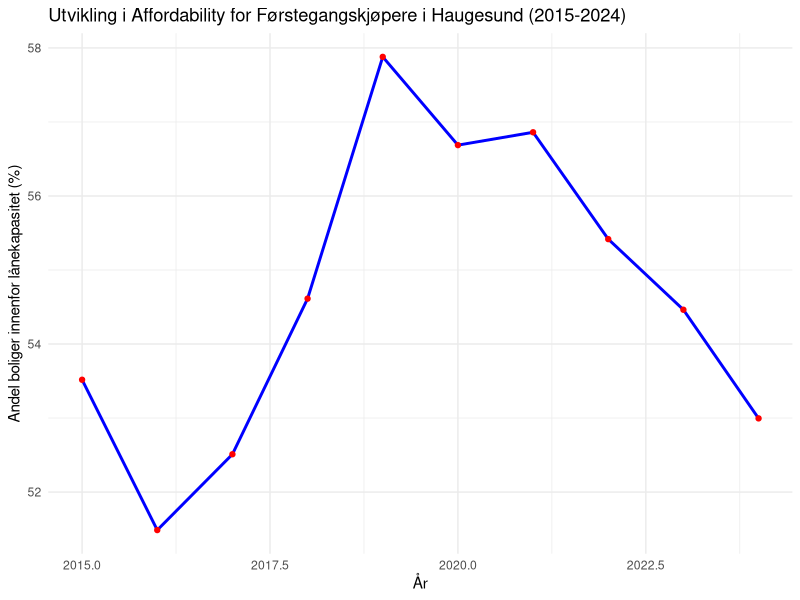
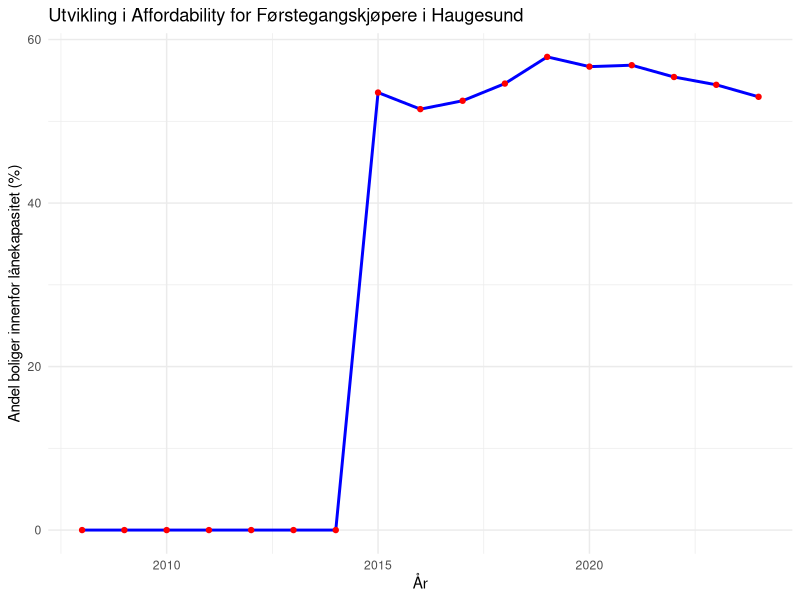
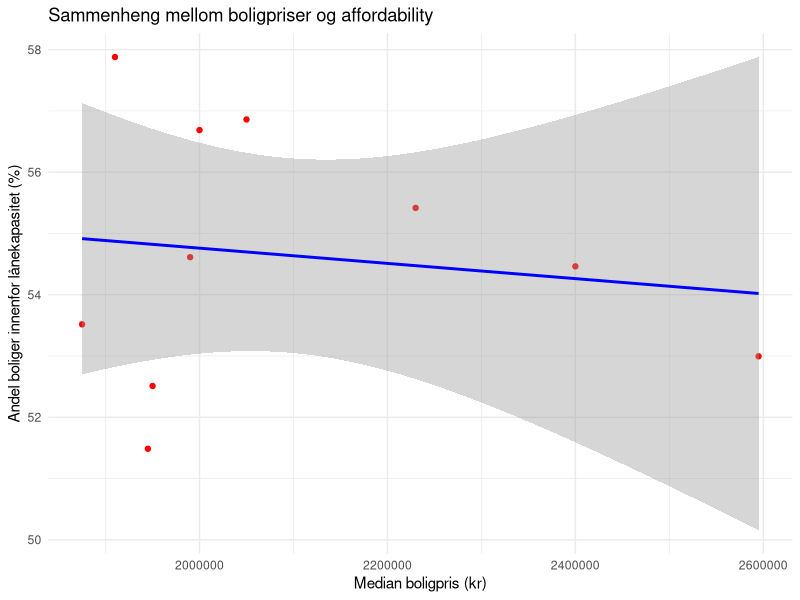
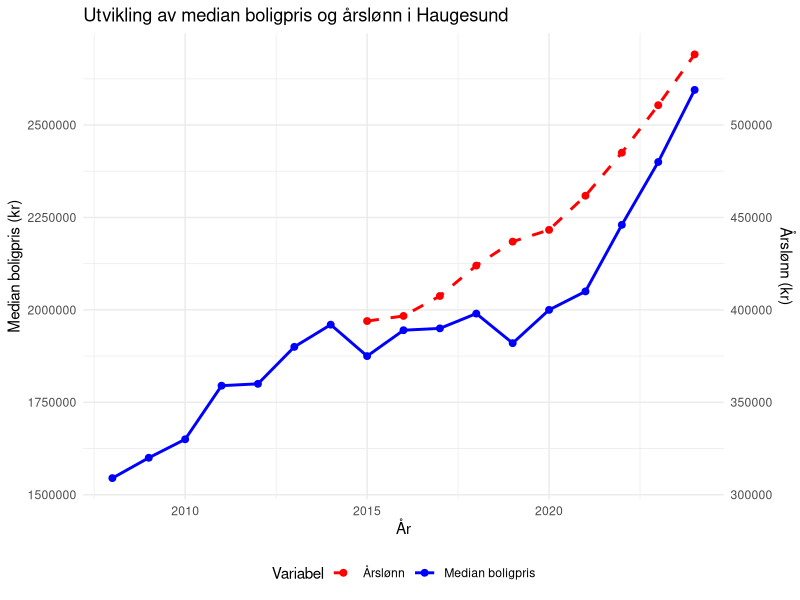
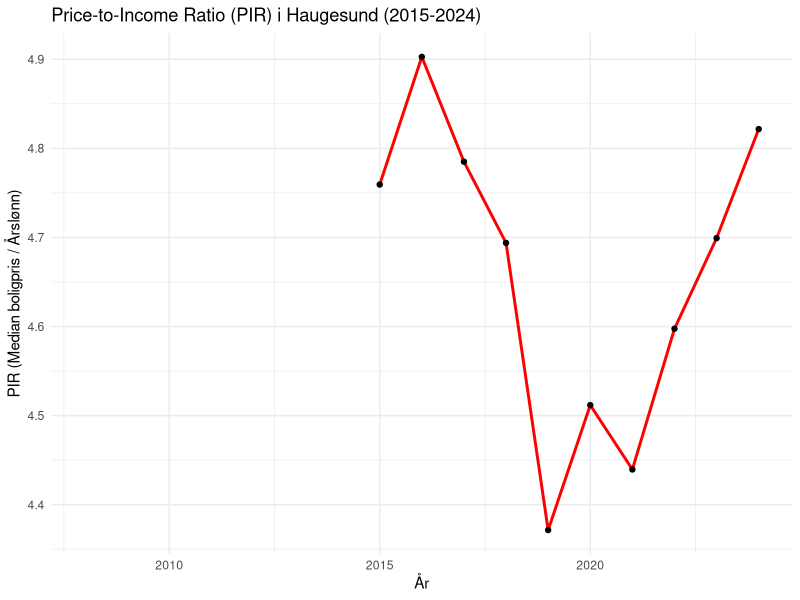
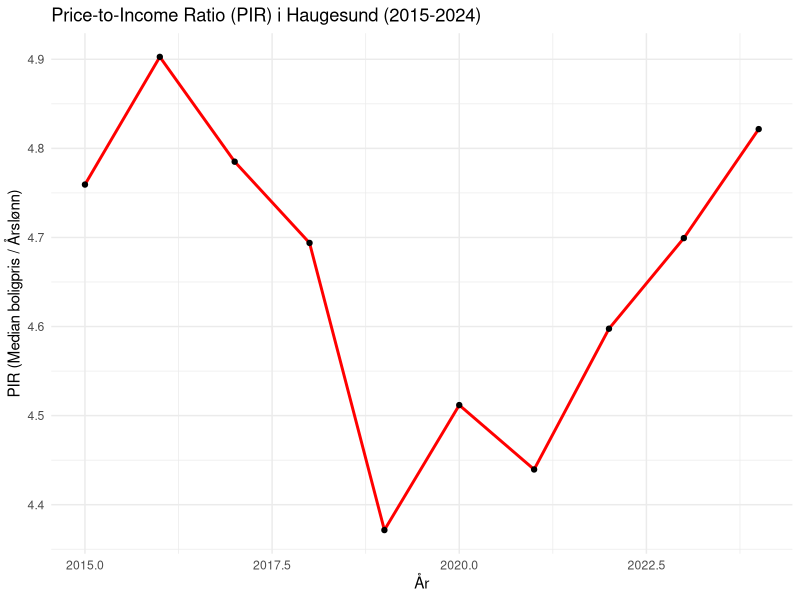
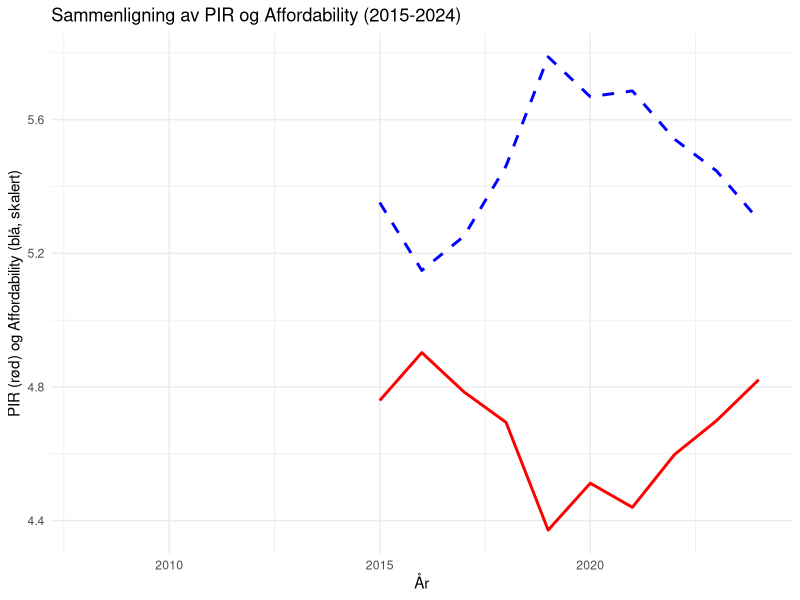
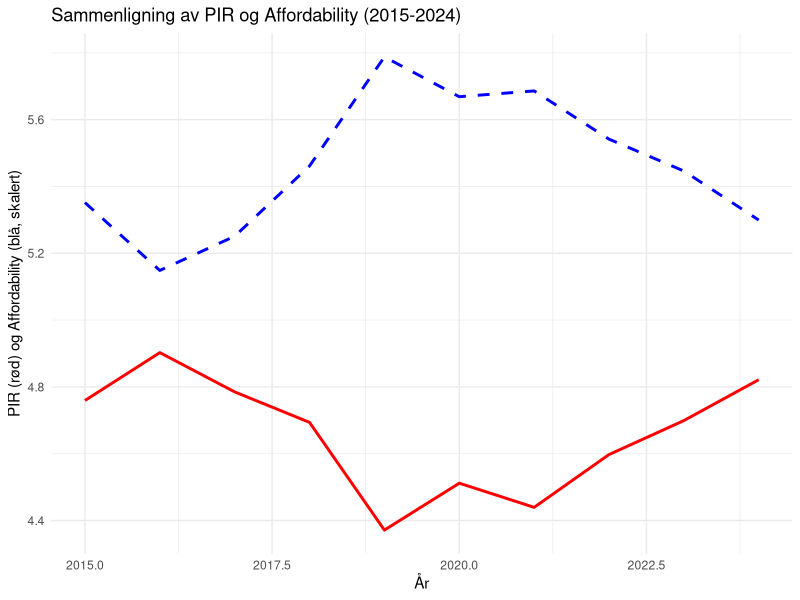

The R script that drew these images, in order: (Note: this script raises an error after producing the figures.)
## ---- chunk 1
library(readxl)
data <- read_excel("2025_HVL_Stromme_Data.xlsx")
## ---- chunk 2
# Filtrer datasettet for Haugesund og tidsperioden 2008-2024
library(dplyr)

# Fjern rader der Pris er NA
haugesund_data <- data %>%
  filter(!is.na(Pris))

## ---- chunk 3
# Beregn gjennomsnittlig og median boligpris
statistikk <- data %>%
  summarise(
    Gjennomsnitt_Pris = mean(Pris, na.rm = TRUE),
    Median_Pris = median(Pris, na.rm = TRUE)
  )

# Se resultatet
print(statistikk)
## ---- chunk 4
# Konverter "salgsdato" til Date-format og trekk ut året
data$År <- as.numeric(format(as.Date(data$Salgsdato), "%Y"))

## ---- chunk 5
library(dplyr)

data_kvantiler <- data %>%
  group_by(År) %>%
  summarise(
    median_pris = median(Pris, na.rm = TRUE),
    q25_pris = quantile(Pris, 0.25, na.rm = TRUE),
    q75_pris = quantile(Pris, 0.75, na.rm = TRUE),
    total_boliger = n()
  )

# Se de første radene
head(data_kvantiler)

## ---- chunk 6
unique(data$År)
## ---- chunk 7
data %>%
  group_by(År) %>%
  summarise(antall_boliger = sum(!is.na(Pris))) 
## ---- chunk 8
data <- data %>% filter(!is.na(Pris))
## ---- chunk 9
library(dplyr)

data_kvantiler <- data %>%
  group_by(År) %>%
  summarise(
    median_pris = median(Pris, na.rm = TRUE),
    q25_pris = quantile(Pris, 0.25, na.rm = TRUE),
    q75_pris = quantile(Pris, 0.75, na.rm = TRUE),
    total_boliger = n()
  ) %>%
  arrange(År) # Sørger for at år er i riktig rekkefølge

# Sjekk om alle år er med
unique(data_kvantiler$År)

## ---- chunk 10
data <- data %>% filter(!is.na(Pris))

## ---- chunk 11
# Lage dataframe med månedslønn per år (hentet fra SSB-dataene dine)
maanedsloenn <- data.frame(
  År = 2015:2024,  # Juster til å matche de årene du har lønnsdata for
  Månedslønn = c(32830, 33060, 33960, 35330, 36410, 36940, 38480, 40420, 42560, 44850)
)

# Beregn årslønn og maks lånekapasitet
maanedsloenn <- maanedsloenn %>%
  mutate(
    Årslønn = Månedslønn * 12,
    Maks_Laan = Årslønn * 5
  )

# Sjekk resultatet
print(maanedsloenn)
## ---- chunk 12
# Slå sammen maks lånekapasitet med boligdataene basert på år
data_affordability <- data %>%
  left_join(maanedsloenn, by = "År") %>%
  group_by(År) %>%
  summarise(
    total_boliger = n(),
    boliger_innenfor_laan = sum(Pris <= Maks_Laan, na.rm = TRUE),
    affordability = (boliger_innenfor_laan / total_boliger) * 100
  )

# Sjekk resultatene
head(data_affordability)

## ---- chunk 13
library(ggplot2)

# Filtrer data til kun 2015-2024
data_affordability_filtered <- data_affordability %>%
  filter(År >= 2015)

# Plot med kun 2015-2024
ggplot(data_affordability_filtered, aes(x = År, y = affordability)) +
  geom_line(color = "blue", size = 1) +
  geom_point(color = "red") +
  labs(title = "Utvikling i Affordability for Førstegangskjøpere i Haugesund (2015-2024)",
       x = "År",
       y = "Andel boliger innenfor lånekapasitet (%)") +
  theme_minimal()

## ---- chunk 14
library(ggplot2)

ggplot(data_affordability, aes(x = År, y = affordability)) +
  geom_line(color = "blue", size = 1) +
  geom_point(color = "red") +
  labs(title = "Utvikling i Affordability for Førstegangskjøpere i Haugesund",
       x = "År",
       y = "Andel boliger innenfor lånekapasitet (%)") +
  theme_minimal()

## ---- chunk 15
# Filtrer datasettet til kun 2015-2024 (siden vi kun har affordability for disse årene)
data_korrelasjon <- data_affordability_filtered %>%
  left_join(data_kvantiler, by = "År") %>%
  select(År, affordability, median_pris)

# Beregne Pearsons korrelasjonskoeffisient
cor_test_result <- cor.test(data_korrelasjon$affordability, data_korrelasjon$median_pris)

# Skriv ut resultatene
print(cor_test_result)

## ---- chunk 16
ggplot(data_korrelasjon, aes(x = median_pris, y = affordability)) +
  geom_point(color = "red") +
  geom_smooth(method = "lm", color = "blue", se = TRUE) + 
  labs(title = "Sammenheng mellom boligpriser og affordability",
       x = "Median boligpris (kr)",
       y = "Andel boliger innenfor lånekapasitet (%)") +
  theme_minimal()

## ---- chunk 17
library(dplyr)

# Beregn årslønn fra månedslønn
maanedsloenn <- maanedsloenn %>%
  mutate(Årslønn = Månedslønn * 12)

# Slå sammen median boligpris og årslønn
data_pir <- data_kvantiler %>%
  left_join(maanedsloenn, by = "År") %>%
  mutate(PIR = median_pris / Årslønn)

# Sjekk resultatet
print(data_pir)

## ---- chunk 18
# Last inn ggplot2
library(ggplot2)
library(dplyr)

# Anta at data_pir allerede er lastet inn
# Sjekk først at variabelnavnene stemmer:
colnames(data_pir)

# Lag plottet
ggplot(data_pir, aes(x = År)) + 
  # Linje for median boligpris
  geom_line(aes(y = median_pris, color = "Median boligpris"), size = 1) +
  geom_point(aes(y = median_pris, color = "Median boligpris"), size = 2) +
  
  # Linje for årslønn (starter fra 2015)
  geom_line(aes(y = Årslønn * 5, color = "Årslønn"), size = 1, linetype = "dashed") +  
  geom_point(aes(y = Årslønn * 5, color = "Årslønn"), size = 2) +  

  # Definer y-aksene
  scale_y_continuous(
    name = "Median boligpris (kr)", 
    sec.axis = sec_axis(~ . / 5, name = "Årslønn (kr)")
  ) +

  # Definer farger på linjene
  scale_color_manual(values = c("Median boligpris" = "blue", "Årslønn" = "red")) +
  
  # Tittel og etiketter
  labs(
    title = "Utvikling av median boligpris og årslønn i Haugesund",
    x = "År",
    color = "Variabel"
  ) +

  # Design
  theme_minimal() +
  theme(legend.position = "bottom")

## ---- chunk 19
library(ggplot2)

ggplot(data_pir, aes(x = År, y = PIR)) +
  geom_line(color = "red", size = 1) +
  geom_point(color = "black") +
  labs(title = "Price-to-Income Ratio (PIR) i Haugesund (2015-2024)",
       x = "År",
       y = "PIR (Median boligpris / Årslønn)") +
  theme_minimal()

## ---- chunk 20
ggplot(data_pir, aes(x = År, y = PIR)) +
  geom_line(color = "red", size = 1) +
  geom_point(color = "black") +
  labs(title = "Price-to-Income Ratio (PIR) i Haugesund (2015-2024)",
       x = "År",
       y = "PIR (Median boligpris / Årslønn)") +
  scale_x_continuous(limits = c(2015, 2024)) +  # Setter x-aksens start til 2015
  theme_minimal()

## ---- chunk 21
# Slå sammen affordability-data med PIR-data
data_pir_afford <- data_pir %>%
  left_join(data_affordability_filtered, by = "År")

# Plot begge variabler
ggplot() +
  geom_line(data = data_pir_afford, aes(x = År, y = PIR), color = "red", size = 1, linetype = "solid") +
  geom_line(data = data_pir_afford, aes(x = År, y = affordability / 10), color = "blue", size = 1, linetype = "dashed") + 
  labs(title = "Sammenligning av PIR og Affordability (2015-2024)",
       x = "År",
       y = "PIR (rød) og Affordability (blå, skalert)") +
  theme_minimal()

## ---- chunk 22
ggplot() +
  geom_line(data = data_pir_afford, aes(x = År, y = PIR), 
            color = "red", size = 1, linetype = "solid") +
  geom_line(data = data_pir_afford, aes(x = År, y = affordability / 10), 
            color = "blue", size = 1, linetype = "dashed") +
  labs(title = "Sammenligning av PIR og Affordability (2015-2024)",
       x = "År",
       y = "PIR (rød) og Affordability (blå, skalert)") +
  scale_x_continuous(limits = c(2015, 2024)) + # Setter x-aksens start til 2015
  theme_minimal()

## ---- chunk 23
cor.test(data_pir_afford$PIR, data_pir_afford$affordability)

## ---- chunk 24
ggplot(data_pir_afford, aes(x = PIR, y = affordability)) +
  geom_point(color = "blue") +
  geom_smooth(method = "lm", color = "red", se = TRUE) +
  labs(title = "Sammenheng mellom PIR og Affordability",
       x = "Price-to-Income Ratio (PIR)",
       y = "Affordability") +
  theme_minimal()

## ---- chunk 25
# Anta at du har en dataframe med maks lånekapasitet kalt "maks_laan"
data_affordability <- data %>%
  left_join(maks_laan, by = "År") %>%
  group_by(År) %>%
  summarise(
    total_boliger = n(),
    boliger_innenfor_laan = sum(Pris <= Maks_Laan, na.rm = TRUE),
    affordability = (boliger_innenfor_laan / total_boliger) * 100
  ) %>%
  arrange(År) # Sørger for at data er riktig sortert

# Se resultatene
head(data_affordability)
tail(data_affordability) # Sjekk at 2024 er med

## ---- chunk 26
data_affordability <- data %>%
  left_join(maks_laan, by = "År") %>%
  group_by(År) %>%
  summarise(
    total_boliger = n(),
    boliger_innenfor_laan = sum(Pris <= Maks_Laan, na.rm = TRUE),
    affordability = (boliger_innenfor_laan / total_boliger) * 100
  )

# Se resultatene
head(data_affordability)


## ---- chunk 27
library(ggplot2)
library(dplyr)

# Plot boligprisfordeling over tid
ggplot(data_kvantiler, aes(x = År)) +
  geom_line(aes(y = median_pris, color = "Medianpris"), size = 1) +
  geom_line(aes(y = q25_pris, color = "25. persentil"), size = 1, linetype = "dashed") +
  geom_line(aes(y = q75_pris, color = "75. persentil"), size = 1, linetype = "dashed") +
  scale_color_manual(values = c("Medianpris" = "blue", 
                                "25. persentil" = "red", 
                                "75. persentil" = "green")) +
  labs(title = "Utvikling i boligprisene i Haugesund (2008-2024)",
       x = "År",
       y = "Pris (NOK)",
       color = "Prisnivå") +
  theme_minimal()

## ---- chunk 28
library(dplyr)

# Beregn pris per kvadratmeter
data_kvm <- data %>%
  mutate(pris_per_m2 = Pris / BRA) %>%  # Beregn kvadratmeterpris
  group_by(År) %>%
  summarise(
    gjennomsnitt_kvmpris = mean(pris_per_m2, na.rm = TRUE),
    median_kvmpris = median(pris_per_m2, na.rm = TRUE),
    q25_kvmpris = quantile(pris_per_m2, 0.25, na.rm = TRUE),
    q75_kvmpris = quantile(pris_per_m2, 0.75, na.rm = TRUE)
  )

# Se resultatet
print(data_kvm)

## ---- chunk 29
library(ggplot2)

ggplot(data_kvm, aes(x = År)) +
  geom_line(aes(y = median_kvmpris, color = "Medianpris"), size = 1) +
  geom_line(aes(y = q25_kvmpris, color = "25. persentil"), linetype = "dashed", size = 1) +
  geom_line(aes(y = q75_kvmpris, color = "75. persentil"), linetype = "dashed", size = 1) +
  labs(title = "Utvikling i pris per kvadratmeter (kr/m²) i Haugesund (2008-2024)",
       x = "År",
       y = "Pris per kvadratmeter (kr/m²)",
       color = "Prisnivå") +
  theme_minimal()

## ---- chunk 30
# Filtrerer datasettet slik at vi kun beholder leiligheter
data_leilighet <- data |> 
  filter(Boligtype == "Leilighet") 
## ---- chunk 31
table(data_leilighet$Boligtype) # Skal kun inneholde "Leilighet"
## ---- chunk 32
library(dplyr)

data_kvantiler_leilighet <- data_leilighet %>%
  filter(År >= 2015) |> 
  group_by(År) %>%
  summarise(
    median_pris = median(Pris, na.rm = TRUE),
    q25_pris = quantile(Pris, 0.25, na.rm = TRUE),
    q75_pris = quantile(Pris, 0.75, na.rm = TRUE),
    total_boliger = n()
  )

# Se de første radene
head(data_kvantiler_leilighet)
## ---- chunk 33
View(data_kvantiler_leilighet)
## ---- chunk 34
maanedsloenn <- data.frame(
  År = 2015:2024,  # Juster til å matche de årene du har lønnsdata for
  Månedslønn = c(32830, 33060, 33960, 35330, 36410, 36940, 38480, 40420, 42560, 44850)
)

# Beregn årslønn og maks lånekapasitet
maanedsloenn <- maanedsloenn %>%
  mutate(
    Årslønn = Månedslønn * 12,
    Maks_Laan = Årslønn * 5
  )

# Sjekk resultatet
print(maanedsloenn)
## ---- chunk 35
# Slå sammen maks lånekapasitet med boligdataene basert på år
data_affordability_leilighet <- data_leilighet %>%
  filter(År >= 2015) |> 
  left_join(maanedsloenn, by = "År") %>%
  group_by(År) %>%
  summarise(
    total_boliger = n(),
    boliger_innenfor_laan = sum(Pris <= Maks_Laan, na.rm = TRUE),
    affordability = (boliger_innenfor_laan / total_boliger) * 100
  )

# Sjekk resultatene
head(data_affordability_leilighet)
## ---- chunk 36
View(data_affordability_leilighet)
## ---- chunk 37
library(ggplot2)

# Filtrer data til kun 2015-2024
data_affordability_filtered2 <- data_affordability_leilighet %>%
  filter(År >= 2015)

# Plot med kun 2015-2024
ggplot(data_affordability_filtered2, aes(x = År, y = affordability)) +
  geom_line(color = "blue", size = 1) +
  geom_point(color = "red") +
  labs(title = "Utvikling i Affordability for Førstegangskjøpere i Haugesund, Leilighet (2015-2024)",
       x = "År",
       y = "Andel boliger innenfor lånekapasitet (%)") +
  theme_minimal()
## ---- chunk 38
colnames(data_affordability)
colnames(data_affordability_leilighet)
## ---- chunk 39
# Slå sammen datasettene basert på År
affordability_sammenligning <- data_affordability %>%
  rename(affordability_total = affordability) %>% # Gi tydelig navn
  inner_join(data_affordability_leilighet %>% rename(affordability_leilighet = affordability), by = "År")

## ---- chunk 40
head(affordability_sammenligning)
## ---- chunk 41
View(affordability_sammenligning)
## ---- chunk 42
ggplot(affordability_sammenligning, aes(x = År)) +
  geom_line(aes(y = affordability_total, color = "Alle boliger"), size = 1) +
  geom_line(aes(y = affordability_leilighet, color = "Leiligheter"), size = 1, linetype = "dashed") +
  scale_color_manual(values = c("Alle boliger" = "red", "Leiligheter" = "blue")) +
  labs(
    title = "Sammenligning av Affordability: Leiligheter vs. Alle boliger",
    x = "År",
    y = "Affordability (%)",
    color = "Boligtype"
  ) +
  theme_minimal()

## ---- chunk 43
# Laste inn nødvendige pakker
library(dplyr)

# Anta at datasettet ditt heter "boligdata" og inneholder kolonner for "År" og "Pris"
bolig_kvantiler <- data %>%
  group_by(År) %>%
  summarise(
    median_pris = median(Pris, na.rm = TRUE),
    q25_pris = quantile(Pris, 0.25, na.rm = TRUE),
    q75_pris = quantile(Pris, 0.75, na.rm = TRUE)
  )

# Vise de første radene av resultatet
head(bolig_kvantiler)

## ---- chunk 44
library(dplyr)

# Beregn gjennomsnittlig pris per grunnkrets
gjennomsnitt_pris_per_grunnkrets <- data %>%
  group_by(Grunnkrets) %>%
  summarise(
    Gjennomsnitt_Pris = mean(Pris, na.rm = TRUE),
    Antall_Boliger = n() # Antall boliger per grunnkrets
  ) %>%
  arrange(desc(Gjennomsnitt_Pris)) # Sorter etter gjennomsnittspris, høyest først

# Se resultatet
print(gjennomsnitt_pris_per_grunnkrets)

# Eksporter til CSV hvis ønskelig
write.csv(gjennomsnitt_pris_per_grunnkrets, "gjennomsnitt_pris_per_grunnkrets.csv", row.names = FALSE)

## ---- chunk 45
library(dplyr)

haugesund_data <- data %>%
  mutate(År = format(Salgsdato, "%Y"))

# Beregn gjennomsnittspris per år
gjennomsnitt_per_år <- haugesund_data %>%
  group_by(År) %>%
  summarise(Gjennomsnitt_Pris = mean(Pris, na.rm = TRUE))

# Se resultatet
print(gjennomsnitt_per_år)
## ---- chunk 46
library(dplyr)

# Beregn gjennomsnittlig størrelse (kvadratmeter)
gjennomsnitt_størrelse <- data %>%
  summarise(Gjennomsnitt_BRA = mean(BRA, na.rm = TRUE))

# Beregn fordeling av boligtyper
fordeling_boligtyper <- data %>%
  count(Boligtype) %>%
  mutate(Prosent = n / sum(n) * 100)

# Beregn gjennomsnittlig alder på boligene
data <- data %>%
  mutate(Bolig_Alder = 2023 - Byggeår)

gjennomsnitt_alder <- data %>%
  summarise(Gjennomsnitt_Alder = mean(Bolig_Alder, na.rm = TRUE))

# Print resultater
print(gjennomsnitt_størrelse)
print(fordeling_boligtyper)
print(gjennomsnitt_alder)
## ---- chunk 47
library(ggplot2)

ggplot(data, aes(x = BRA)) +
  geom_histogram(binwidth = 10, fill = "blue", color = "black") +
  labs(title = "Fordeling av boligers størrelse", x = "Størrelse (kvadratmeter)", y = "Antall boliger")

## ---- chunk 48
ggplot(fordeling_boligtyper, aes(x = "", y = n, fill = Boligtype)) +
  geom_bar(stat = "identity", width = 1, color = "black") +
  coord_polar("y", start = 0) +
  labs(title = "Fordeling av boligtyper", fill = "Boligtype") +
  theme_void()

## ---- chunk 49
ggplot(data, aes(x = Bolig_Alder)) +
  geom_histogram(binwidth = 5, fill = "green", color = "black") +
  labs(title = "Fordeling av boligenes alder", x = "Alder (år)", y = "Antall boliger")

## ---- chunk 50
library(dplyr)

data <- data %>%
  mutate(Område = case_when(
    Grunnkrets %in% c("SENTRUM 1", "SENTRUM 2", "SENTRUM 3", "SENTRUM 4", "SENTRUM 5", 
                      "SENTRUM 6", "SENTRUM 7", "SENTRUM 8", "SENTRUM 9", "SENTRUM 10", 
                      "SENTRUM 11", "SENTRUM 12", "SENTRUM 13", "SENTRUM 14", "SENTRUM 15", 
                      "SENTRUM 17", "SENTRUM 18", "SENTRUM 19", "SENTRUM 20",
                      "MARITIME SKOLE", "SYKEHUSET", "RISØY", "HØYBLOKKENE", "PRESTHAUGBLOKKENE", "HARALDSHALLEN") ~ "Sentrum",
    Grunnkrets %in% c("SKÅREDALEN", "BLEIKEMYR", "ROSSABØNAKKEN", "ROSSABØSKOGEN", "ROSSABØ KIRKE",
                      "HAGLAND", "UDLAND", "DAM", "KOLONIHAGEN", "KÅLGARDSHAUGEN", "HEMMINGSTAD", 
                      "SVEHAUG", "LILLESUND SKOLE", "GEITAFJELL", "VASSBREKKE", "GRØNÅSEN", 
                      "GRØNHAUG", "FJELLSTEMMEN ØST", "FJELLSTEMMEN VEST", "KYVIKDALEN", "HEST", 
                      "RÅGAN", "HOLLENDERHAUGEN", "SØLLERØDFELTET", "Haugaleite", "SOLVANG", 
                      "SOLVANG SKOLE", "LONGEBJØRG", "HELLANDSMARKA", "DJUPASKAR") ~ "Ytterområder",
    TRUE ~ "Andre"
  ))

## ---- chunk 51
# Beregn gjennomsnittlig boligpris og andre attributter per område
område_statistikk <- data %>%
  group_by(Område) %>%
  summarise(
    Gjennomsnitt_Pris = mean(Pris, na.rm = TRUE),
    Median_Pris = median(Pris, na.rm = TRUE),
    Gjennomsnitt_BRA = mean(BRA, na.rm = TRUE),
    Gjennomsnitt_Byggeår = mean(Byggeår, na.rm = TRUE),
    Antall_Boliger = n()
  )

# Se resultatet
print(område_statistikk)

## ---- chunk 52
library(ggplot2)
ggplot(område_statistikk, aes(x = Område, y = Gjennomsnitt_BRA, fill = Område)) +
  geom_bar(stat = "identity", color = "black") +
  labs(title = "Gjennomsnittlig størrelse per område", x = "Område", y = "Gjennomsnittlig BRA (m²)") +
  theme_minimal()

## ---- chunk 53
library(ggplot2)

ggplot(område_statistikk, aes(x = Område, y = Gjennomsnitt_Pris, fill = Område)) +
  geom_bar(stat = "identity", color = "black") +
  labs(title = "Gjennomsnittlig boligpris per område", x = "Område", y = "Gjennomsnittlig Pris") +
  theme_minimal()

## ---- chunk 54
library(dplyr)
library(ggplot2)

# Sørg for at Salgsdato er i riktig datoformat
data$Salgsdato <- as.Date(data$Salgsdato)

# Opprett en variabel for år
data <- data %>%
  mutate(År = format(Salgsdato, "%Y"))

# Beregn gjennomsnittsprisen per år
pris_tidsserie_år <- data %>%
  group_by(År) %>%
  summarise(Gjennomsnitt_Pris = mean(Pris, na.rm = TRUE)) %>%
  arrange(År) # Sorter etter år

# Sjekk resultatene
print(pris_tidsserie_år)


## ---- chunk 55
ggplot(pris_tidsserie_år, aes(x = as.numeric(År), y = Gjennomsnitt_Pris)) +
  geom_line(color = "blue", size = 1) +
  geom_point(color = "red", size = 2) +
  labs(
    title = "Utvikling i boligpriser per år",
    x = "År",
    y = "Gjennomsnittlig Boligpris (NOK)"
  ) +
  theme_minimal()

## ---- chunk 56
library(dplyr)
library(knitr)

# Beregn statistikk for ulike boligtyper
pristabell_boligtyper <- data %>%
  group_by(Boligtype) %>%
  summarise(
    Gjennomsnittspris = mean(Pris, na.rm = TRUE),
    Medianpris = median(Pris, na.rm = TRUE),
    Minimumspris = min(Pris, na.rm = TRUE),
    Maksimumspris = max(Pris, na.rm = TRUE)
  )

# Lag en enkel tabell med kable
pristabell_boligtyper %>%
  kable(
    format = "markdown",
    col.names = c("Boligtype", "Gjennomsnittspris", "Medianpris", "Minimumspris", "Maksimumspris"),
    digits = 0
  )


## ---- chunk 57
library(dplyr)

grunnkrets_count <- data %>%
  group_by(Grunnkrets) %>%
  summarise(Antall_Boliger = n()) %>%
  arrange(desc(Antall_Boliger)) # Sorterer synkende etter antall boliger

# Se på resultatene
print(grunnkrets_count)

# Lagre resultatene som en ny fil (hvis ønskelig)
write.csv(grunnkrets_count, "grunnkrets_antall_sortert.csv", row.names = FALSE)

## ---- chunk 58
library(dplyr)

boligtype_count <- data %>%
  group_by(Boligtype) %>%
  summarise(Antall_Boliger = n()) %>%
  arrange(desc(Antall_Boliger)) # Sorterer synkende etter antall boliger

# Se på resultatene
print(boligtype_count)

# Lagre resultatene som en ny fil (hvis ønskelig)
write.csv(boligtype_count, "boligtype_antall_sortert.csv", row.names = FALSE)
## ---- chunk 59
# Enkel lineær regresjon med BRA
model_bra <- lm(Pris ~ BRA, data = data)
summary(model_bra)

# Enkel lineær regresjon med Byggeår
model_byggeaar <- lm(Pris ~ Byggeår, data = data)
summary(model_byggeaar)

## ---- chunk 60
# Multippel lineær regresjon med både BRA og Byggeår
model_multiple <- lm(Pris ~ BRA + Byggeår, data = data)
summary(model_multiple)

## ---- chunk 61
model_extended <- lm(Pris ~ BRA + Byggeår + Boligtype + Grunnkrets + Eieform, data = data)
summary(model_extended)

## ---- chunk 62
model_interaction <- lm(Pris ~ BRA * Byggeår, data = data)
summary(model_interaction)

## ---- chunk 63
library(ggplot2)

ggplot(data, aes(x = BRA, y = Pris)) +
  geom_point() +
  geom_smooth(method = "lm", color = "blue") +
  labs(title = "Sammenheng mellom BRA og Pris", x = "BRA", y = "Pris")

## ---- chunk 64
ggplot(data, aes(x = Byggeår, y = Pris)) +
  geom_point() +
  geom_smooth(method = "lm", color = "blue") +
  labs(title = "Sammenheng mellom Byggeår og Pris", x = "Byggeår", y = "Pris")

## ---- chunk 65
summary(model_bra)
## ---- chunk 66
# Log-transformasjon av pris
model_log <- lm(log(Pris) ~ BRA + Byggeår, data = data)
summary(model_log)

## ---- chunk 67
# Residualplott for å sjekke modellantakelser
plot(model_multiple)

